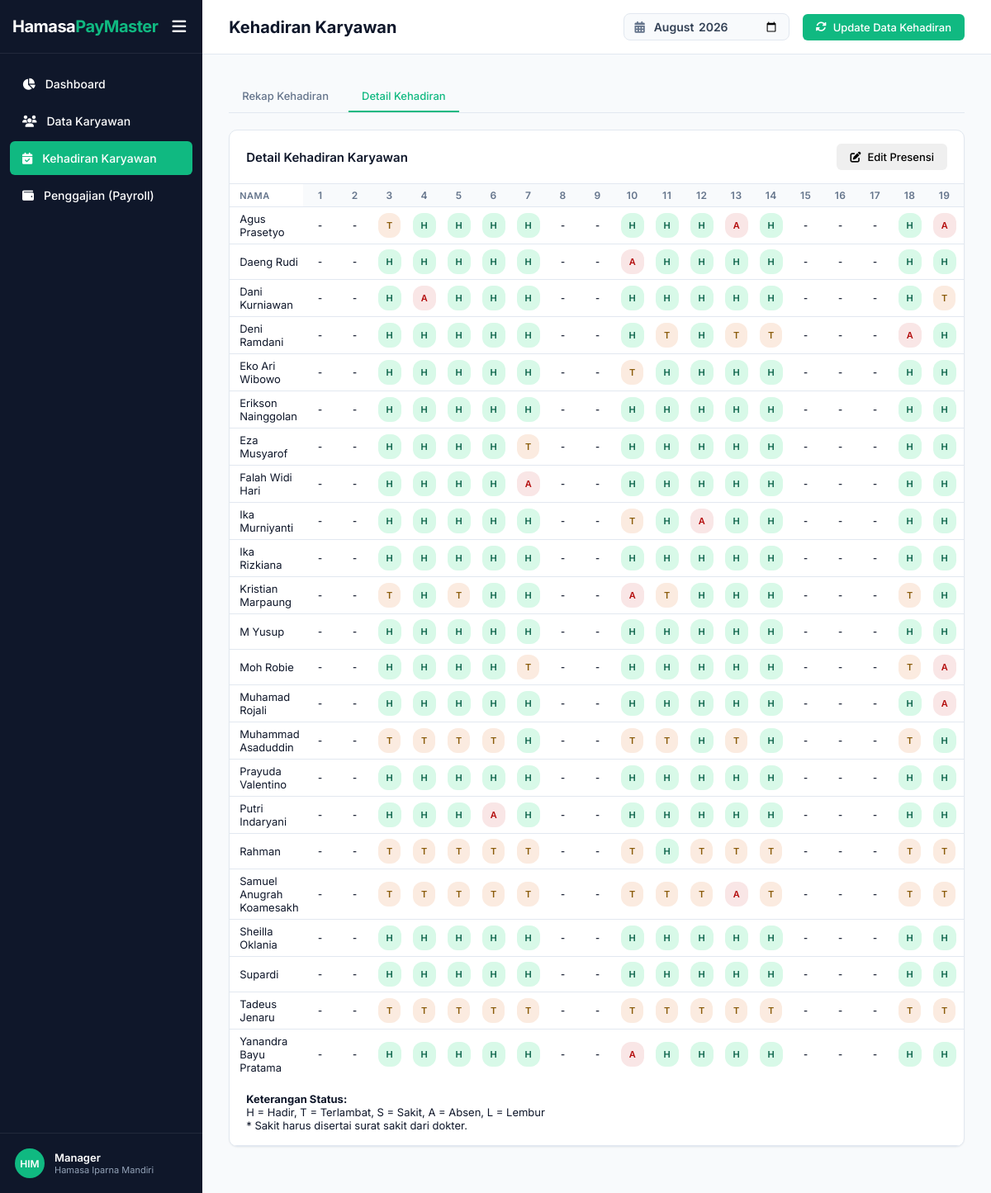
/attendance/detail (signed in), run on an earlier commit of the app's database.
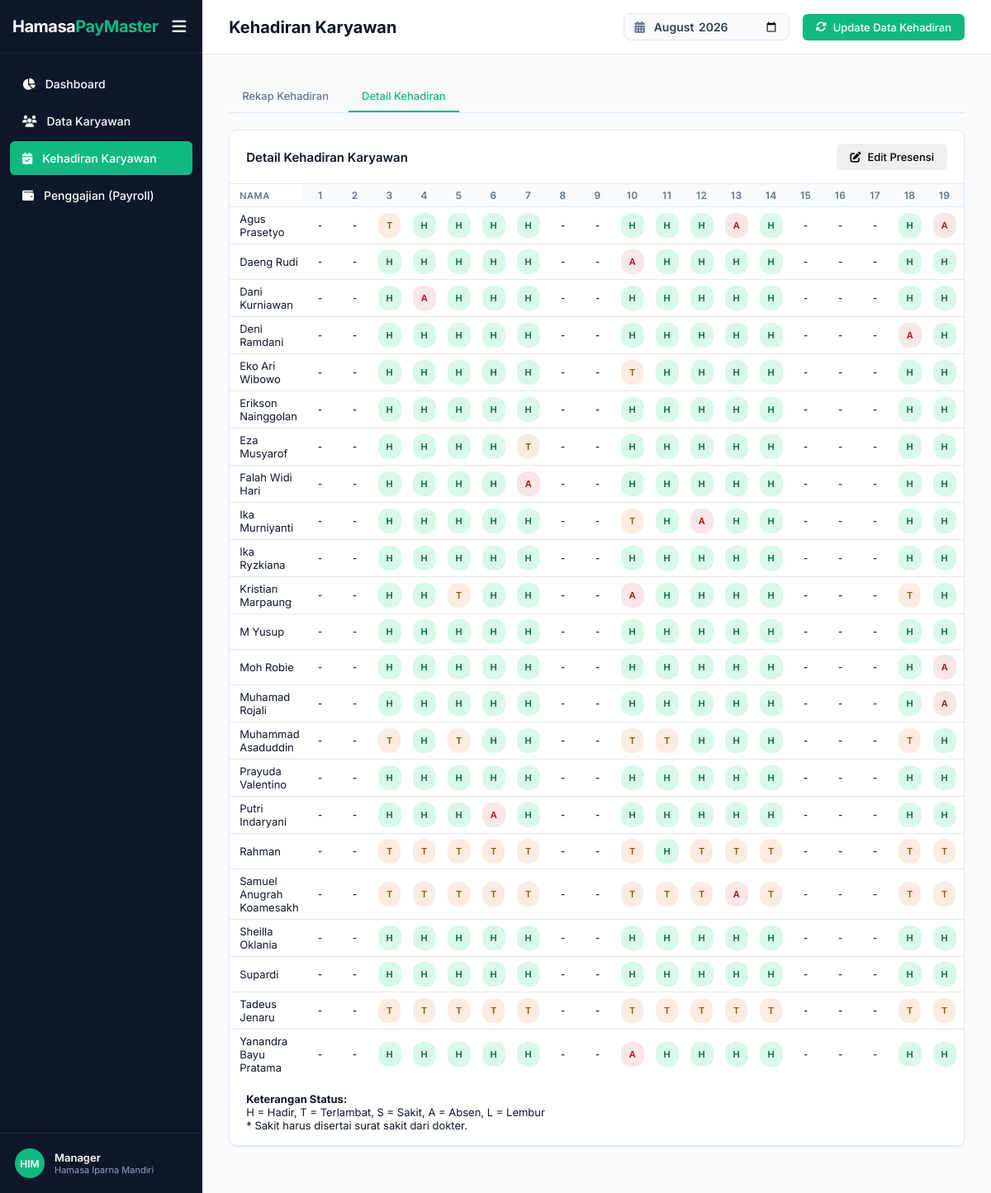
And on a later commit of the database.
### models.py (models this page shows)
class Employee(db.Model):
    __tablename__ = "employees"
    id = db.Column(db.Integer, primary_key=True)
    user_id = db.Column(db.String(20), unique=True, nullable=False)  # ID Mesin
    name = db.Column(db.String(100))
    position = db.Column(db.String(100))
    basic_salary = db.Column(db.Float, default=0)
    gender = db.Column(db.String(50))
    married_status = db.Column(db.Integer)
    dependents = db.Column(db.Integer)
    phone = db.Column(db.String(30))
    email = db.Column(db.String(100))
    status = db.Column(db.String(20), default="Aktif")

### routes/dashboard_routes.py (the view)
@dashboard_bp.route("/attendance/detail")
@login_required
def attendance_detail_page():
    today = datetime.date.today()
    periode_param = request.args.get("periode", today.strftime("%Y-%m"))
    try:
        year, month_number = map(int, periode_param.split("-"))
        periode_raw = periode_param
    except ValueError:
        year, month_number = today.year, today.month
        periode_raw = today.strftime("%Y-%m")
    total_days = calendar.monthrange(year, month_number)[1]
    month = list(range(1, total_days + 1))
    start_date = f"{year:04d}-{month_number:02d}-01"
    end_date = f"{year:04d}-{month_number:02d}-{total_days:02d}"
    attendance_summary = (
        db.session.query(
            Employee.id,
            Employee.user_id,
            Employee.name,
            func.sum(
                case(
                    (DailyAttendance.status == "H", 1),
                    else_=0
                )
            ).label("hadir"),
            func.sum(
                case(
                    (DailyAttendance.status == "T", 1),
                    else_=0
                )
            ).label("terlambat"),
            func.sum(
                case(
                    (DailyAttendance.status == "S", 1),
                    else_=0
                )
            ).label("sakit"),
            func.sum(
                case(
                    (DailyAttendance.status == "A", 1),
                    else_=0
                )
            ).label("alpha"),
            func.sum(
                case(
                    (DailyAttendance.status == "L", 1),
                    else_=0
                )
            ).label("lembur"),
        )
        .outerjoin(
            DailyAttendance,
            (
                (Employee.user_id == DailyAttendance.user_id)
                &
                (DailyAttendance.date >= start_date)
                &
                (DailyAttendance.date <= end_date)
            )
        )
        .filter(Employee.status == "Aktif")
        .group_by(
            Employee.id,
            Employee.user_id,
            Employee.name
        )
        .order_by(Employee.name)
        .all()
    )
    employees = []
    for row in attendance_summary:
        employees.append({
            "id": row.id,
            "user_id": row.user_id,
            "name": row.name,
            "hadir": row.hadir or 0,
            "terlambat": row.terlambat or 0,
            "sakit": row.sakit or 0,
            "alpha": row.alpha or 0,
            "lembur": row.lembur or 0,
        })
    attendance_data = (
        DailyAttendance.query
        .filter(
            DailyAttendance.date >= start_date,
            DailyAttendance.date <= end_date
        )
        .all()
    )
    attendance_matrix = {}
    for emp in employees:
        user_id = emp["user_id"]
        attendance_matrix[user_id] = {}
        for day in month:
            attendance_matrix[user_id][day] = "-"
    for att in attendance_data:
        try:
            day = int(att.date.split("-")[2])
        except (ValueError, IndexError):
            continue
        if att.user_id in attendance_matrix:
            attendance_matrix[att.user_id][day] = att.status
    return render_template(
        "attendance_detail.html",
        employees=employees,
        month=month,
        attendance_matrix=attendance_matrix,
        year=year,
        month_number=str(month_number).zfill(2),
        periode_raw=periode_raw,
        periode=format_periode(periode_raw),
        tes=attendance_data
    )

### routes/user_routes.py (called while the page is built)
def login_required(f):
    @wraps(f)
    def decorated_function(*args, **kwargs):
        if "user_id" not in session:
            return redirect("/login")
        return f(*args, **kwargs)
    return decorated_function

### services/helper_service.py (called while the page is built)
def format_periode(periode_str):
    bulan_dict = {
        "01": "Januari",
        "02": "Februari",
        "03": "Maret",
        "04": "April",
        "05": "Mei",
        "06": "Juni",
        "07": "Juli",
        "08": "Agustus",
        "09": "September",
        "10": "Oktober",
        "11": "November",
        "12": "Desember",
    }
    try:
        tahun, bulan = periode_str.split("-")
        nama_bulan = bulan_dict.get(bulan, "")
        return f"{nama_bulan} {tahun}"
    except ValueError:
        return periode_str  # Mengembalikan teks asli jika format tidak sesuai

### templates/attendance_detail.html (shortened to what this page needs)
<!DOCTYPE html>
<html lang="id">
<head>
    <link rel="stylesheet" href="https://cdnjs.cloudflare.com/ajax/libs/font-awesome/6.4.0/css/all.min.css">
    <link rel="stylesheet" href="{{ url_for('static', filename='css/styles.css') }}">
    <link rel="stylesheet" href="{{ url_for('static', filename='css/attendance_styles.css') }}">
</head>
<body data-page="{{ active_page|default('karyawan') }}">
    <sidebar id="sidebar">
        <div>
            <div class="sidebar-header">
                <span class="logo-text">Hamasa<span>PayMaster</span></span>
                <button class="btn-toggle" onclick="toggleSidebar()">
                    <i class="fa-solid fa-bars" id="toggle-icon"></i>
                </button>
            </div>
            <ul class="nav-list">
                <li class="nav-item" data-page="dashboard">
                    <a href="/dashboard"><i class="fa-solid fa-chart-pie"></i> <span>Dashboard</span></a>
                </li>
                <li class="nav-item" active data-page="karyawan">
                    <a href="/employees"><i class="fa-solid fa-users"></i> <span>Data Karyawan</span></a>
                </li>
                <li class="nav-item active" data-page="kehadiran">
                    <a href="/attendance"><i class="fa-solid fa-calendar-check"></i> <span>Kehadiran Karyawan</span></a>
                </li>
                <li class="nav-item" data-page="payroll">
                    <a href="/payroll"><i class="fa-solid fa-wallet"></i> <span>Penggajian (Payroll)</span></a>
                </li>
            </ul>
        </div>
        <div class="sidebar-footer">
            <div class="user-card">
                <div class="avatar">HIM</div>
                <div class="user-info">
                    <span class="user-name">Manager</span>
                    <span class="user-role">Hamasa Iparna Mandiri</span>
                </div>
            </div>
        </div>
    </sidebar>
    <main>
        <header>
            <div class="header-title">
                <h1 id="page-title">Kehadiran Karyawan</h1>
            </div>
            <div class="header-actions">
                <div class="month-picker-bar" onclick="openMonthPicker()">
                    <i class="fa-solid fa-calendar-days"></i>
                    <input type="month"
                        id="selectPeriode"
                        class="month-input"
                        value="{{periode_raw}}"
                        onchange="loadPageData('attendance/detail',this.value)">
                </div>
                <button class="btn btn-primary" id="btnUpdateAttendance" onclick="updateAttendance()">
                    <i class="fa-solid fa-rotate"></i>
                    Update Data Kehadiran
                </button>
            </div>
        </header>
        <div class="content-area">
            <section id="view-kehadiran">
                <div class="tab-menu">
                    <a class="tab-btn no-underline" href="/attendance">Rekap Kehadiran</a>
                    <button class="tab-btn active"">Detail Kehadiran</button>
                </div>
                <div id="tab-detail-kehadiran" class="tab-content">
                    <div class="card shadow-sm">
                        <div class="card-header d-flex justify-content-between align-items-center bg-white py-3">
                            <div class="card-title h5 mb-0 fw-bold text-secondary">
                                Detail Kehadiran Karyawan
                            </div>
                            <div class="d-flex align-items-center gap-2">
                                <div class="action-buttons d-flex gap-2">
                                    <button id="btnMainAttendance" class="btn btn-outline-primary" onclick="handleAttendanceAction()">
                                        <i class="fa-solid fa-pen-to-square"></i> Edit Presensi
                                    </button>
                                </div>
                            </div>
                        </div>
                        <div class="card-body">
                            <div class="table-responsive">
                                <table
                                    class="table table-bordered table-hover align-middle table-attendance"
                                    id="attendanceTable"
                                >
                                    <thead>
                                        <tr id="tableHeader">
                                            <th
                                                class="sticky-col text-center"
                                            >Nama</th>
                                            {% for d in month %}
                                            <th
                                                class="text-center align-middle"
                                                style="min-width: 0px; font-size: 12px; padding: 6px 2px;"
                                            >{{d}}</th>
                                            {% endfor %}
                                        </tr>
                                    </thead>
                                    <tbody id="tableBody">
                                        {% for emp in employees %}
                                        <tr>
                                            <td
                                                class="sticky-col"
                                            ><p>{{ emp.name }}</p></td>
                                            {% for d in month %}
                                                {% set status = attendance_matrix[emp.user_id][d] %}
                                                <td
                                                    class="text-center align-middle p-1"
                                                    style="font-size: 11px;"
                                                >
                                                    <span
                                                        class="status-badge status-{{status}}"
                                                    >{{status}}</span>
                                                </td>
                                            {% endfor %}
                                        </tr>
                                        {% endfor %}
                                    </tbody>
                                </table>
                            </div>
                            <div class="mt-3 pt-2 border-top fs-7 card-footer" style="font-size: 13px;">
                                <b>Keterangan Status:</b><br>
                                <span class="badge bg-success me-1">H = Hadir,</span>
                                <span class="badge bg-warning text-dark me-1">T = Terlambat,</span>
                                <span class="badge bg-info text-dark me-1">S = Sakit,</span>
                                <span class="badge bg-danger me-1">A = Absen,</span>
                                <span class="badge bg-primary me-1">L = Lembur</span>
                                <p class="badge bg-primary me-1">* Sakit harus disertai surat sakit dari dokter.</span>
                            </div>
                        </div>
                    </div>
                </div>
            </section>
        </div>
    </main>
</body>
</html>

### static/css/attendance_styles.css (style rules this page uses)
.status-H { background-color: #d8f9e8; color: #065f46; }
.status-T { background-color: #fbebe0; color: #8a5b0a; }
.status-A { background-color: #f9e6e6; color: #b40f0f; }

What changed in the data, as far as the page shows it:
changed Employee: name "Ika Rizkiana" → "Ika Ryzkiana"
Also different on the page:
new list line: "H"
list line gone: "T"
